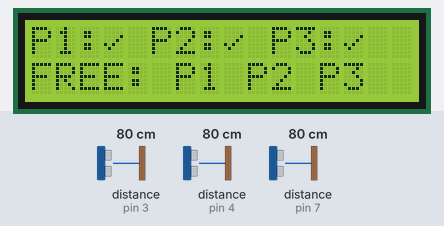
A sketch run on a simulated Arduino Uno, built with avr-gcc and run on an emulated ATmega328P. Parts: 16×2 character LCD. Wiring (inferred from the names in the program): 3 × ultrasonic range finder: trigger pin 2, echo pin 3 / trigger pin 5, echo pin 4 / trigger pin 6, echo pin 7. The inputs (shaded band) are chosen by the test bench; at power-on: distance to the obstacle (sensors on pin 3, pin 4, pin 7) 80 cm. The echo pulse lasts 58.3 µs per cm; what the sketch prints to the serial monitor is not drawn.

Above: at 2.2 s.
2.3 s: distance to the obstacle (sensor on pin 3) set to 2 cm
At 4.3 s:
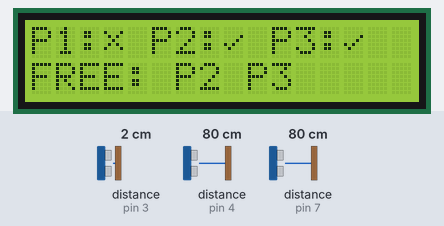
4.6 s: distance to the obstacle (sensor on pin 4) set to 2 cm
At 5.6 s:
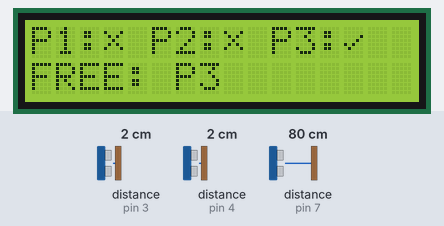
6.3 s: distance to the obstacle (sensor on pin 7) set to 2 cm
At 7.7 s:
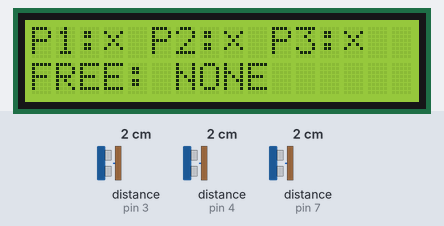
8.0 s: distance to the obstacle (sensor on pin 3) set to 18 cm
At 9.4 s:
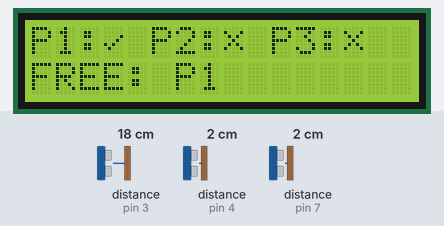
10.5 s: distance to the obstacle (sensor on pin 4) set to 18 cm
At 11.5 s:
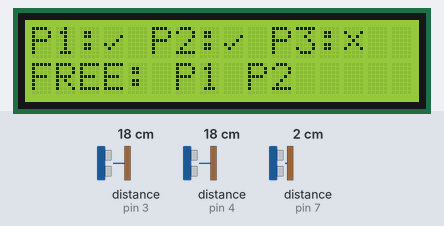
12.2 s: distance to the obstacle (sensor on pin 3) set to 4 cm
At 14.7 s:
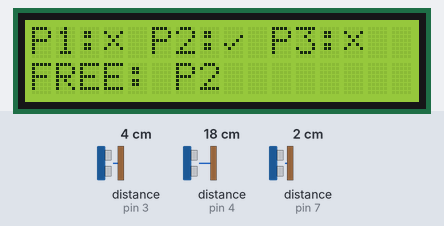
Timing chart, 0 to 15.8 s (numbered marks = the images above; inputs shaded):
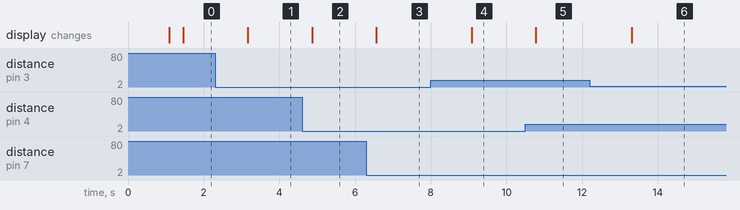

Measured:
- after the input at 2.3 s, the display: changes after 0.87 s (image 1)
- after the input at 4.6 s, the display: changes after 0.27 s (image 2)
- after the input at 6.3 s, the display: changes after 0.26 s (image 3)
- after the input at 8.0 s, the display: changes after 1.1 s (image 4)
- after the input at 10.5 s, the display: changes after 0.28 s (image 5)
- after the input at 12.2 s, the display: changes after 1.1 s (image 6)

The sketch:

Smart_Parking.ino
```cpp
#include <Wire.h>
#include <LiquidCrystal_PCF8574.h>

LiquidCrystal_PCF8574 lcd(0x27);

const int trigPin[3] = {2, 5, 6};
const int echoPin[3] = {3, 4, 7};

const float distance_detected = 10.0;

bool unavailable[3] = {false, false, false};

// เครื่องหมายถูก
byte checkMark[8] = {
  B00000,
  B00000,
  B00001,
  B00010,
  B10100,
  B01000,
  B00000,
  B00000
};

// เครื่องหมายผิด
byte crossMark[8] = {
  B00000,
  B10001,
  B01010,
  B00100,
  B01010,
  B10001,
  B00000,
  B00000
};

float readDistance(int trig, int echo) {
  digitalWrite(trig, LOW);
  delayMicroseconds(2);

  digitalWrite(trig, HIGH);
  delayMicroseconds(10);
  digitalWrite(trig, LOW);

  unsigned long duration = pulseIn(echo, HIGH, 30000UL);

  if (duration == 0) {
    return -1;
  }

  return duration * 0.0343 / 2.0;
}

void setup() {
  Serial.begin(9600);

  Wire.begin();

  lcd.begin(16, 2);
  lcd.setBacklight(255);

  lcd.createChar(0, checkMark);
  lcd.createChar(1, crossMark);

  for (int i = 0; i < 3; i++) {
    pinMode(trigPin[i], OUTPUT);
    digitalWrite(trigPin[i], LOW);
    pinMode(echoPin[i], INPUT);
  }

  lcd.setCursor(0, 0);
  lcd.print("SMART PARKING");
  delay(1000);
  lcd.clear();
}

void loop() {
  int available = 0;

  for (int i = 0; i < 3; i++) {
    float distance = readDistance(trigPin[i], echoPin[i]);

    unavailable[i] =
      (distance > 0 && distance <= distance_detected);

    if (!unavailable[i]) {
      available++;
    }

    delay(100);
  }

  // สถานะของแต่ละช่อง
  lcd.setCursor(0, 0);

  for (int i = 0; i < 3; i++) {
    lcd.print("P");
    lcd.print(i + 1);
    lcd.print(":");

    if (unavailable[i]) {
      lcd.write((uint8_t)1);
    } else {
      lcd.write((uint8_t)0);
    }

    lcd.print(" ");
  }

  lcd.print(" ");

  // สรุปช่องที่ว่าง
  lcd.setCursor(0, 1);
  lcd.print("                ");
  lcd.setCursor(0, 1);
  lcd.print("FREE:");

  if (available == 0) {
    lcd.print(" NONE");
  } else {
    for (int i = 0; i < 3; i++) {
      if (!unavailable[i]) {
        lcd.print(" P");
        lcd.print(i + 1);
      }
    }
  }

  Serial.print("Available: ");
  Serial.println(available);

  delay(500);
}
```
